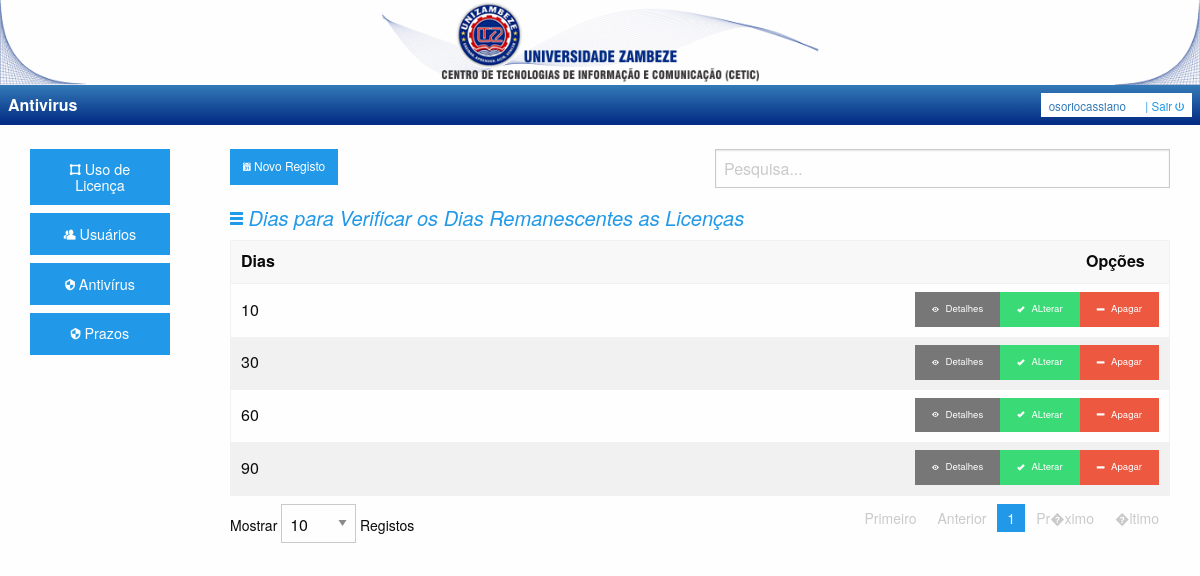
Page /includes/administrador.php?link=7 (signed in) on the committed database.
### tables this page shows
CREATE TABLE IF NOT EXISTS `tbl_dias_remanescentes` (
  `dr_codigo` int(11) NOT NULL AUTO_INCREMENT,
  `dr_nome` int(11) NOT NULL,
  PRIMARY KEY (`dr_codigo`)
);

### Classes/Crud.php (called while the page is built, shortened)
<?php
class Crud{
    protected $tabelas;
    public function setTabelas($tbl){
        $this->tabelas = $tbl;
    }
    public function listar(){
        $pdo = conectarPdo();
            $listar = $pdo->query("SELECT * FROM $this->tabelas");
            $listar->execute();
            if($listar->rowCount() > 0){
                return $listar->fetchALL(PDO::FETCH_OBJ);
            }
            else{
                throw new Exception ("Sem Registos!");
            }
    }
}

### listas/li_prazos.php (the view, shortened to what this page needs)
<?php
include_once("../Classes/Crud.php");
?>
    <div class="small-12 medium-6 columns">
        <a href="../includes/administrador.php?link=8&ac=" class="small button"><i class="fi-calendar"></i> Novo Registo </a>
    </div>
    <div class="small-12 medium-6 columns">
        <div><input type="text" id="pesq" placeholder="Pesquisa..."/></div>
    </div>
<div class="row">
    <div class="small-12 columns">
        <h5 class="txt_azul"><i class="fi-list"> Dias para Verificar os Dias Remanescentes as Licenças </i> </h5>
        <table id="mostrar" class="hover">
            <thead>
            <tr>
                <th>Dias</th>
                <th class="top-bar-right">Opções</th>
            </tr>
            </thead>
            <tbody>
            <?php
            try {
                $dias_prazo = new Crud();
                $dias_prazo->setTabelas("tbl_dias_remanescentes");
                $dados = $dias_prazo->listar();
                $lista = new ArrayIterator($dados);
                while ($lista->valid()) { ?>
                    <tr>
                        <td><?php echo $lista->current()->dr_nome; ?></td>
                        <td>
                            <ul class="menu top-bar-right">
                                <li><a href="#" class="tiny secondary button "><i class="fi-eye"></i> Detalhes </a>
                                </li>
                                <li>
                                    <a href="../includes/administrador.php?link=8&ac=Alterar&id=<?php echo $lista->current()->dr_codigo; ?>"
                                       class="tiny success button "><i class="fi-check"></i> ALterar </a></li>
                                <li>
                                    <a href="../includes/administrador.php?link=8&ac=Apagar&id=<?php echo $lista->current()->dr_codigo; ?>"
                                       class="tiny alert button "><i class="fi-minus"></i> Apagar </a></li>
                            </ul>
                        </td>
                    </tr>
                    <?php $lista->next();
                }
            }catch(Exception $e) {
                $mensagem = $e->getMessage();
            }?>
            </tbody>
        </table>
    </div>
</div>

### public/css/app.css (style rules this page uses)
body { margin: 0; }
.txt_azul { color: #2199E8; }

### rows in the picture
tbl_dias_remanescentes: dr_nome "10"
tbl_dias_remanescentes: dr_nome "30"
tbl_dias_remanescentes: dr_nome "60"
tbl_dias_remanescentes: dr_nome "90"

### other values in the picture
$_SESSION['us_usuario'] "osoriocassiano"
